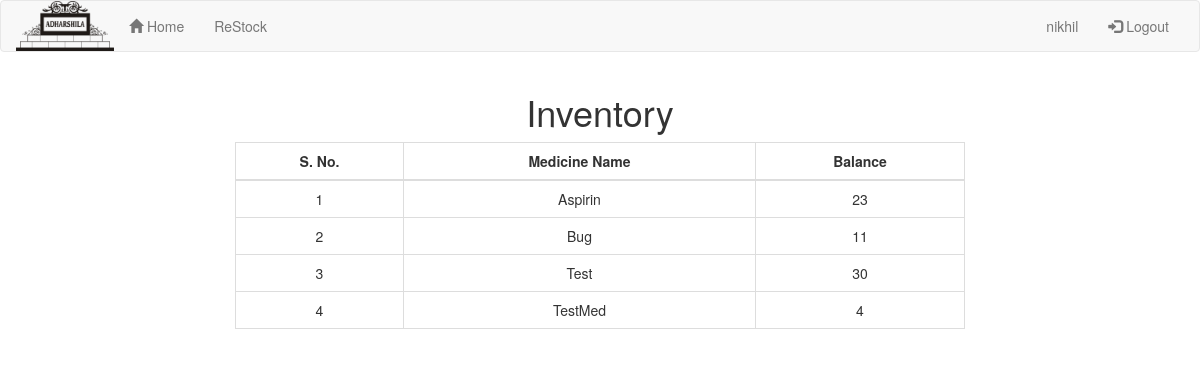
/inventory (signed in), run on an earlier commit of the app's database.
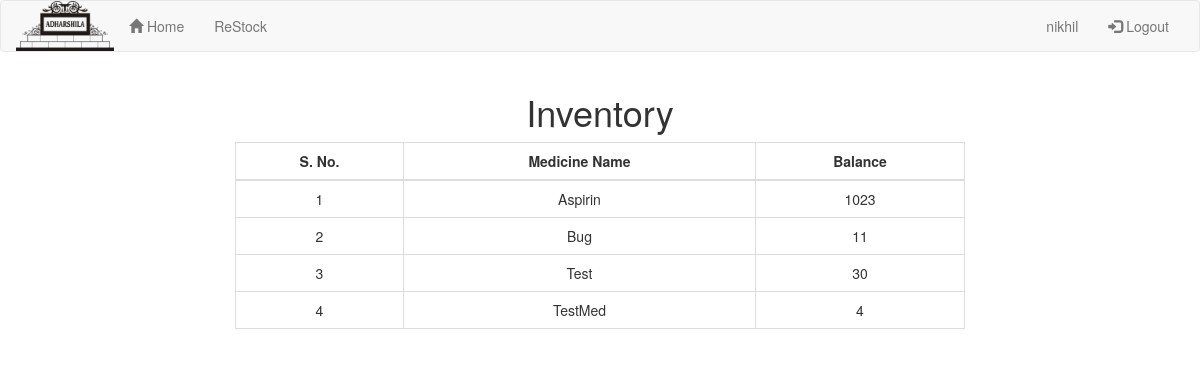
And on a later commit of the database.
### myapp/models.py (models this page shows, shortened)
class Medicine(models.Model):
	name = models.CharField(max_length=200)
	quantity = models.IntegerField(default=0)
	critical_quantity = models.IntegerField(default=10)
	monthly_usage = models.IntegerField(default=1000)

### myapp/views.py (the view)
# urls.py: url(r'inventory',views.inventory,name='issue'),
def inventory(request):
	if not request.user.is_authenticated():
		return HttpResponseRedirect("login")
	m = sorted(Medicine.objects.all(), key=lambda x: x.name)
	context = {'medicines':m}
	return render(request,'inventory.html',context)

### myapp/templates/inventory.html (shortened to what this page needs)
{% extends "base.html" %}
{% block content %}
	<div class="container">
		<h1 align="center">Inventory</h1>
		<div class="col-md-8 col-md-offset-2">
			<table class="table table-bordered table-hover">
				<thead class="thead-inverse">
					<th>S. No.</th>
					<th>Medicine Name</th>
					<th>Balance</th>
				</thead>
				<tbody>
					{% for m in medicines %}
						<tr class="clickable-row" data-href="medicine/{{ m.id }}">
							<td>{{ forloop.counter }}</td>
							<td>{{ m.name }}</td>
							<td>{{ m.quantity }}</td>
						</tr>
					{% endfor %}
				</tbody>
			</table>
		</div>
	</div>
{% endblock %}

### myapp/templates/base.html (shortened to what this page needs)
{% load staticfiles %}
<!DOCTYPE html>
<html>
<head>
	<link rel="stylesheet" type="text/css" href="{% static 'myapp/css/bootstrap.min.css' %}">
	<link rel="stylesheet" type="text/css" href="{% static 'myapp/css/bootstrap-select.min.css' %}">
	<link rel="stylesheet" type="text/css" href="{% static 'myapp/css/style.css' %}">
</head>
<body>
	<nav class="navbar navbar-default">
		<div class="container-fluid">
			<div class="navbar-header">
				<a class="navbar-brand" href="/"><img src="{% static 'myapp/images/logo.png' %}"></a>
			</div>
			{% if user.is_authenticated %}
			<div class="collapse navbar-collapse" id="myNavbar">
				<ul class="nav navbar-nav">
					<li><a href="/"><span class="glyphicon glyphicon-home"></span> Home</a></li>
					<li><a href="restock">ReStock</a></li>
				</ul>
				<ul class="nav navbar-nav navbar-right">
					<li><a href="">{{ user.username }}</a></li>
					<li><a href="logout"><span class="glyphicon glyphicon-log-in"></span> Logout</a></li>
				</ul>
			</div>
			{% endif %}
		</div>
	</nav>
	{% block content %}
	{% endblock %}
</body>
</html>

### myapp/static/myapp/css/style.css (style rules this page uses)
.table td, .table th { text-align: center; }
.clickable-row { cursor: pointer; }
.navbar-brand { margin-left: 0 !important; padding: 0; }
.navbar-brand > img { height: inherit; }

What changed in the data, as far as the page shows it:
changed Medicine "Aspirin": quantity "23" → "1023"
